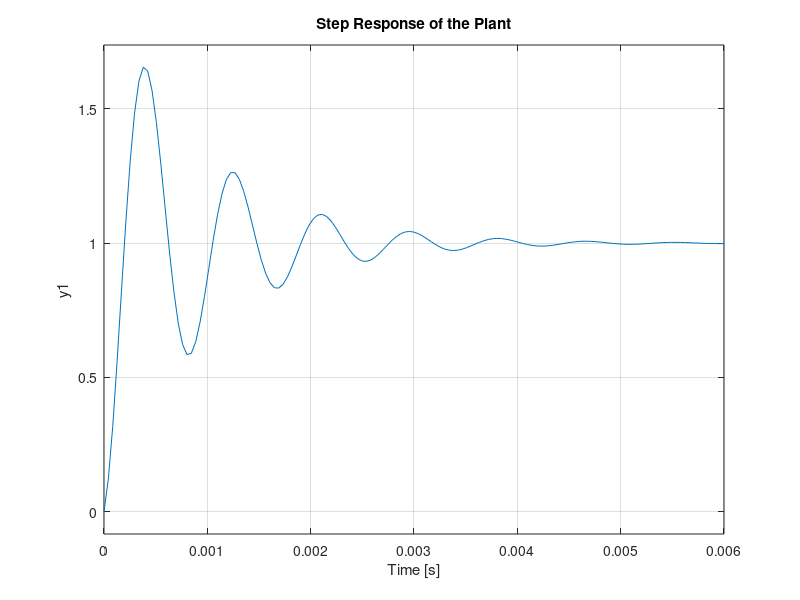

Reproduce this figure in MATLAB. (Note: this script raises an error after producing the figure.)
clc;
clear;
grid on;

%% Plant transfer function (Continous time domain):

% notations:
    % x' = A*x + B*Vg
    % vout = C*x + D*Vg
    % d    - control signal
    % vout - ouput of the plant
    % x    - state variable matrix


% example:

    % Vout = 1;      % outputof the power stage
    % Vg = 10;        % input to power stage
    % fs = 500e3;      % switcing freq
    % Ts = 1/fs;      % switiching period
    % Cap = 800e-6;   % Cap in power plant
    % Resr = 2e-3;   % equivalent series resistance of cap
    % L = 1e-6;      % Ind in power plant
    % RL = 8.6e-3;     % series resistance of inductor
    % R = 10;         % Load resistance in power plant
    % Duty = Vout/Vg;    % steady state Duty cycle
    % td = 0.25*Ts + Duty*Ts; % not sure why need to be checked


% Our System:

    Vout = 12;      % outputof the power stage
    Vg = 28;        % input to power stage
    fs = 50e3;      % switcing freq
    Ts = 1/fs;      % switiching period
    Cap = 820e-6;   % Cap in power plant
    Resr = 0.042;   % equivalent series resistance of cap
    L = 22e-6;      % Ind in power plant
    RL = 0.0026;    % series resistance of inductor
    R = 12;         % Load resistance in power plant
    Duty = 12/28;   % steady state Duty cycle
    td = 0.25*Ts + Duty*Ts;     % delay in A/D + Compenstor + Modulator (DTs < td < Ts)


% Plant state space modelling:

    Rpar = (R*Resr)/(R+Resr);
    p1 = -(1/((R+Resr)*Cap));
    p2 = ( R /((R+Resr)*Cap));
    p3 = -(R/((R+Resr)*L));
    p4 = -((RL + Rpar)/L);
    p5 = (R/(R+Resr));
    A1 = [p1 p2 ; p3 p4];       % A    - State matrix A.
    A2 = [0];
    B1 = [0;(1/L)];             % B    - Input-to-state matrix B
    B2 = [0];
    C  = [p5, Rpar];            % C    - State-to-output matrix C
    D  = 0;                     % D    - Feedthrough matrix D
    I  = eye(2);
    plant = ss(A1,B1,C,D);
    [n_plant,d_plant] = ss2tf(A1,B1,C,D);
    plant_tf = tf(n_plant,d_plant)

% plotting Step Response of Plant:

    figure(1);
    subplot(2,1,1);
    step(plant);
    title('Step Response of the Plant');
    plant_info = stepinfo(plant);
    [Wn_plant,DR_plant,Poles_plant] = damp(plant);


% plotting Bode plot for Plant:

    subplot(2,1,2);
    plant_plot = bodeplot(plant);
    setoptions(plant_plot,'FreqUnits','Hz','PhaseVisible','on');
    title('Bode diagram of the Plant(continous model)');
    [Gm_Plant,Pm_Plant,Wcg_Plant,Wcp_Plant] = margin(plant);

 % Calculation of Bandwidth of the Plant:

    temp1 = sqrt((4*(DR_plant(1))^4) - (4*(DR_plant(1))^2) +2);
    temp2 =  1 - (2*(DR_plant(1))^2);
    temp3 = 4/(plant_info.SettlingTime*(DR_plant(1)));
    BW_plant = temp3*sqrt(temp1 + temp2)


% Checking stability condition:

    % eig(A);
    % if(isstable(plant))
    %     disp('Plant is stable');
    % else
    %     disp('Plant is unstable');
    % end

%% Direct conversion to Discrete time domain:

    dis = c2d(plant_tf,Ts);

% plotting Step Response of Direct discrete conversion:

    figure(2);
    subplot(2,1,1);
    step(dis);
    dis_info = stepinfo(dis);
    title('Step Response of the Plant(Direct discrete conversion)');

%plotting Bode plot for Plant(Direct discrete conversion);

    subplot(2,1,2);
    dis_plot = bodeplot(dis);
    setoptions(dis_plot,'FreqUnits','Hz','PhaseVisible','on');
    title('Bode diagram of the Plant(Direct discrete conversion)');


% Calculation of Bandwidth of the Plant:

    t1 = sqrt((4*(DR_plant(1))^4) - (4*(DR_plant(1))^2) +2);
    t2 =  1 - (2*(DR_plant(1))^2);
    t3 = 4/(dis_info.SettlingTime*(DR_plant(1)));
    BW_dis = t3*sqrt(t1 + t2)

%% Control-to-output-voltage transfer function (Discrete time domain):

% Literature : Applying Digital Technology to PWM Control-Loop Designs
    % Discrete time modelling (Trailing Edge DPWM and sampling at interval 2(DTs < td < Ts)):

        % phi   = (exp(A2*(Ts-td)))*(exp(A1*Duty*Ts))*exp(A2*(td-Duty*Ts));
        % alpha = (B1 - B2)*Vg;
        % gamma = (exp(A2*(Ts-td)))*alpha*Ts;
        % z     = tf('z');
        % Gvd   = (C* inv(I-((1/z)*phi))*gamma)/z


% Literature (Small-Signal Discrete-Time Modeling of Digitally Controlled PWM Converters)
    % Direct equation:

     z      = tf('z');
     Num    = z + (Ts/(Ts- td + Cap*Resr))*((Resr/R)-((Cap*Resr)/Ts)- (((Ts-td)*Resr)/L)+(td/Ts));
     Dem    = z^2 - (2 - (Ts/(R*Cap)))*z + (1 - Ts/(R*Cap) + Ts^2/(L*Cap));
     Gvd2   = ((Vg*Ts*(Ts- td + Cap*Resr))*Num)/(L*Cap*Dem)


% plotting Step Response of Plant(Gvd2):

    figure(3);
    %subplot(2,1,1);
    step(Gvd2)
    title('Step Response of the control-to-output-voltage transfer function');
    % Gvd_info = stepinfo(Gvd2);
    %[Wn_Gvd,DR_Gvd,Poles_Gvd] = damp(Gvd2);

% plotting Bode plot for Gvd2:

%     subplot(2,1,2);
%     Gvd2_plot = bodeplot(Gvd2);
%     %setoptions(Gvd2_plot,'FreqUnits','Hz','PhaseVisible','on');
%     title('Bode diagram of the control-to-output-voltage transfer function');
%     %[Gm_Gvd,Pm_Gvd,Wcg_Gvd,Wcp_Gvd] = margin(Gvd2);

%% Divider circuitry:
% Voltage is divided to ADC full scale by divider circuit:

    % R1 = 100e3;
    % R2 = 5.6e3;
    % Cz = 1e-6;
    % Rp = (R1*R2)/(R1+R2);
    % Cp = 1/(2*pi*fs*Rp);

% Gain of the Divider:

    % Kdiv = R2/(R1+R2);

% Transfer function of the Divider circuit:

    % G1 = tf([R1*Cz 1],[Kdiv*R1*(Cz+Cp) 1]);     % continuous time domain (S Domain)
    % G2 = G1*Kdiv;
    % Gdiv = c2d(G2,Ts,'tustin')                  % Discrete time domain (Z Domain)

%% Multplication of Plant and Divider Transfer function to get overall G(s):

%  G = Gvd2 * Gdiv;

% figure(5);
% step(G);

%% PID controller:
% rootlocus method or PID tuner method (yet to decide):